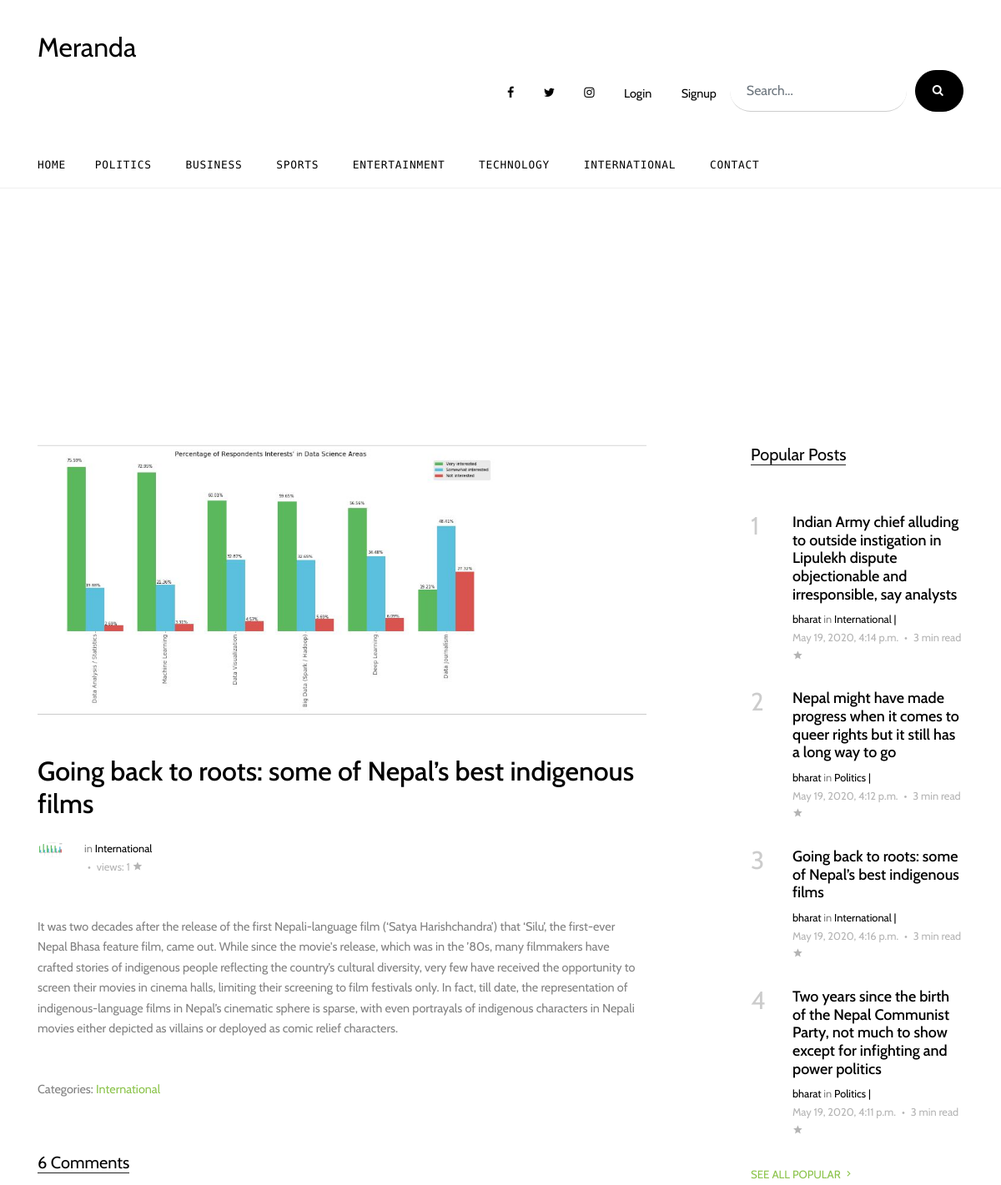
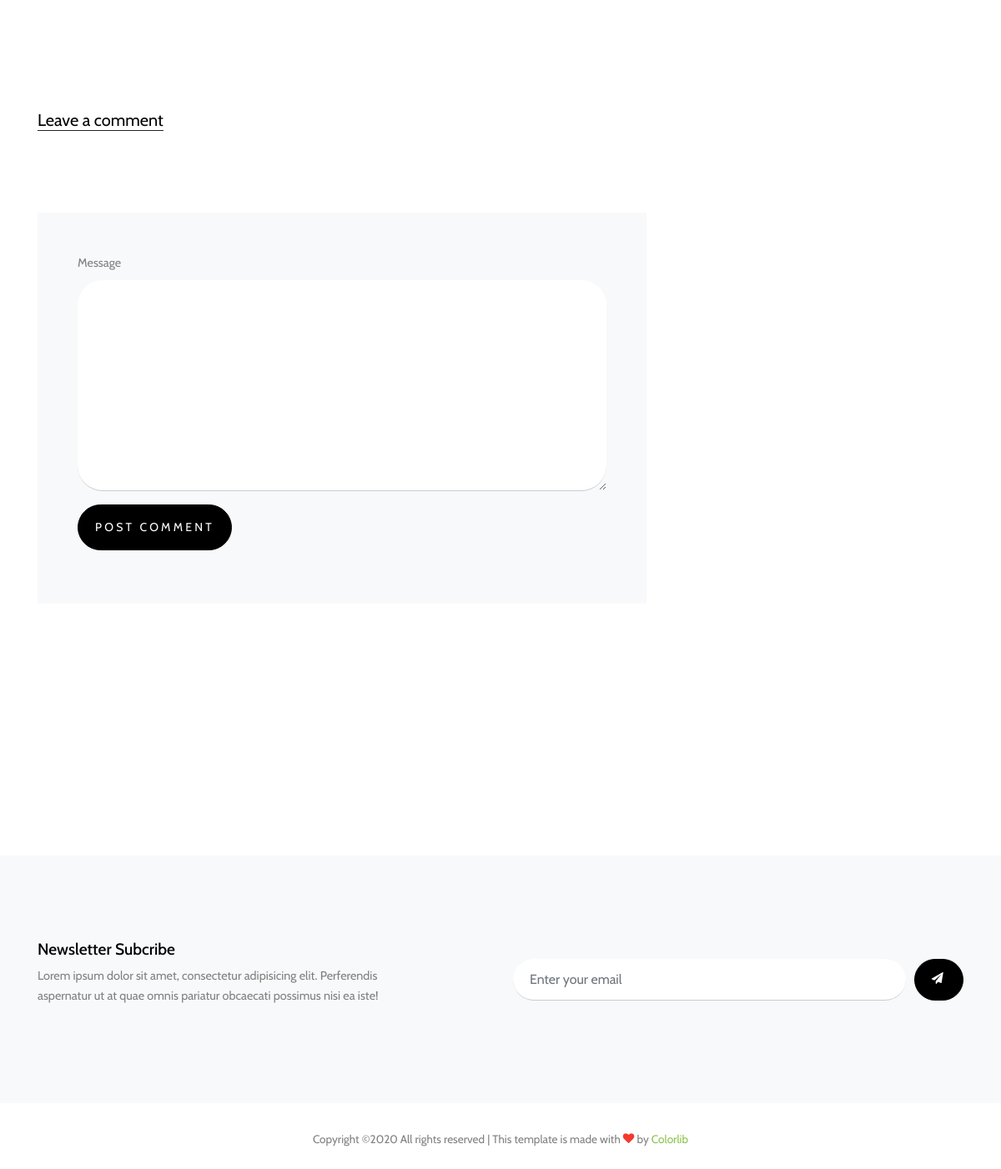
The app's page /news/4/going-back-to-roots-some-of-nepals-best-indigenous-films/ with its own data (2 pictures, top to bottom).
### news_app/models.py (models this page shows, shortened)
class Category(models.Model):
    title = models.CharField(max_length=30)
    class Meta:
        verbose_name_plural = "Categories"

class News(models.Model):
    title = models.CharField(max_length=255)
    content = models.TextField()
    count = models.IntegerField(default=0)
    slug = models.SlugField(max_length=255, null=True)
    category = models.ManyToManyField(Category, related_name="news_categoreis")
    author = models.ForeignKey(
        settings.AUTH_USER_MODEL,
        on_delete=models.CASCADE,
    )
    created_at = models.DateTimeField(auto_now_add=True)
    updated_at = models.DateTimeField(auto_now=True)
    cover_image = models.ImageField(upload_to="news", null=True)
    def get_absolute_url(self):
        return reverse("single_news", kwargs={"pk": self.pk, "slug": self.slug})

### account/models.py (models this page shows)
class User(AbstractUser):
    ROLES = (("0", "Admin"), ("1", "Journalist"), ("2", "Guest"))
    role = models.CharField(max_length=1, choices=ROLES, default="2")
    email = models.EmailField(verbose_name="email address", max_length=255, unique=True,)
    USERNAME_FIELD = "email"
    REQUIRED_FIELDS = "username", "role", "first_name", "last_name"
    def __str__(self):
        return self.username

### news_app/views.py (the view)
# urls.py: path("<pk>/<slug>/", views.NewsDetail.as_view(), name="single_news"),
class NewsDetail(DetailView):
    model = News
    template_name ="news/single_news.html"
    context_object_name = "detail_news"
    def get_context_data(self, **kwargs):
        context = super().get_context_data(**kwargs)
        self.object.count = self.object.count + 1
        self.object.save()
        context["popular_news"] = News.objects.order_by("-count")[:4]
        return context

### news_app/context_processor.py (called while the page is built)
def categories(request):
    category_list = Category.objects.all()
    return {"categories": category_list}

### templates/news/single_news.html (shortened to what this page needs)
{% extends 'partial/layout.html' %}
      {% block header %}
      {% include "partial/header.html" %}
      {% endblock header %}
      {% block nav %}
      {% include "partial/nav.html" %}
      {% endblock nav %}
     {% block news %}
     <div class="container">
        <div class="row">
          <div class="col-lg-8 single-content">
            <p class="mb-5">
              <img src="{{ detail_news.cover_image.url }}" alt="Image" class="img-fluid">
            </p>
            <h1 class="mb-4">
              {{ detail_news.title }}
            </h1>
            <div class="post-meta d-flex mb-5">
              <div class="bio-pic mr-3">
                <img src="{{ detail_news.cover_image.url }}" alt="Image" class="img-fluidid">
              </div>
              <div class="vcard">
                <span class="d-block"><a href="#">{{news.author}}</a> in <a href="#">
                 {% for category in detail_news.category.all  %}
                    <a href="{% url 'category_news' category_id=category.id %}">{{ category.title }}</a>
                    {% endfor %}
                </a></span>
                <span class="date-read">{{ news.created_at  }} <span class="mx-1">&bullet;</span> views: {{ detail_news.count }} <span class="icon-star2"></span></span>
              </div>
            </div>
            {{ detail_news.content }}
            <div class="pt-5">
                    <p>
                    Categories:
                    {% for category in detail_news.category.all  %}
                    <a href="{% url 'category_news' category_id=category.id %}">{{ category.title }}</a>
                    {% endfor %}
                    </p>
                  </div>
                       <div class="pt-5">
                    <div class="section-title">
                      <h2 class="mb-5">6 Comments</h2>
                    </div>
                    <div class="comment-form-wrap pt-5">
                      <div class="section-title">
                        <h2 class="mb-5">Leave a comment</h2>
                      </div>
                      <p id="not-login"> <p>
                      <form class="p-5 bg-light"  id="feedback-form">
                        <div class="form-group">
                          <label for="message">Message</label>
                          <textarea name="message" id="message" cols="30" rows="10" class="form-control"></textarea>
                        </div>
                        <div class="form-group">
                          <input type="submit" value="Post Comment" class="btn btn-primary py-3">
                        </div>
                      </form>
                    </div>
                  </div>
          </div>
          <div class="col-lg-3 ml-auto">
            <div class="section-title">
              <h2>Popular Posts</h2>
            </div>
            {% for news in popular_news %}
                {% if forloop.last %}
                    <div class="trend-entry d-flex pl-0">
                        <div class="number align-self-start">{{ forloop.counter }}</div>
                        <div class="trend-contents">
                            <h2><a href="blog-single.html">{{ news.title }}</a></h2>
                            <div class="post-meta">
                            <span class="d-block"><a href="#">{{ news.author }}</a> in <a href="#">
                           {% for category in news.category.all %}
                          {{ category.title  }} |
                        {% endfor %}
                            </a></span>
                            <span class="date-read">{{ news.created_at }} <span class="mx-1">&bullet;</span> 3 min read <span class="icon-star2"></span></span>
                            </div>
                        </div>
                    </div>
                {% else %}
                    <div class="trend-entry d-flex">
                        <div class="number align-self-start">{{ forloop.counter }}</div>
                        <div class="trend-contents">
                            <h2><a href="blog-single.html">{{ news.title  }}</a></h2>
                            <div class="post-meta">
                            <span class="d-block"><a href="#">{{ news.author }}</a> in <a href="#">
                             {% for category in news.category.all %}
                          {{ category.title  }} |
                        {% endfor %}
                            </a></span>
                            <span class="date-read">{{ news.created_at  }} <span class="mx-1">&bullet;</span> 3 min read <span class="icon-star2"></span></span>
                            </div>
                        </div>
                    </div>
                {% endif %}
            {% endfor %}
            <p>
              <a href="#" class="more">See All Popular <span class="icon-keyboard_arrow_right"></span></a>
            </p>
          </div>
        </div>
      </div>
     {% endblock news %}
    {% block footer %}
    {% include "partial/footer.html" %}
    {% endblock footer %}

### templates/partial/nav.html
{% load static %}
<div class="container">
        <div class="d-flex align-items-center">
          <div class="mr-auto">
            <nav class="site-navigation position-relative text-right" role="navigation">
              <ul class="site-menu main-menu js-clone-nav mr-auto d-none pl-0 d-lg-block">
                <li class="active">
                  <a href="{% url 'home' %}" class="nav-link text-left">Home</a>
                </li>
                {% for category in categories %}
                <li>
                  <a href="{% url 'category_news' category_id=category.id %}" class="nav-link text-left">{{ category.title }}</a>
                </li>
                {% endfor %}
                <li><a href="contact.html" class="nav-link text-left">Contact</a></li>
              </ul>
            </nav>
          </div>
        </div>
      </div>

### static/css/style.css (style rules this page uses)
html { overflow-x: hidden; }
body { line-height: 1.7; color: gray; font-weight: 300; font-size: .9rem; }
a { -webkit-transition: .3s all ease; -o-transition: .3s all ease; transition: .3s all ease; }
h1, h2, h3, h4, h5, .h1, .h2, .h3, .h4, .h5 { font-family: "Cabin", -apple-system, BlinkMacSystemFont, "Segoe UI", Roboto, "Helvetica Neue", Arial, sans-serif, "Apple Color Emoji", "Segoe UI Emoji", "Segoe UI Symbol", "Noto Color Emoji"; }
.site-navbar .site-navigation .site-menu { margin-left: 0; padding-left: 0; margin-bottom: 0; }
.site-navbar .site-navigation .site-menu .active > a { color: #000; display: inline-block; padding-left: 10px; padding-right: 10px; }
.site-navbar .site-navigation .site-menu a { text-decoration: none !important; display: inline-block; }
.site-navbar .site-navigation .site-menu > li { display: inline-block; }
.site-navbar .site-navigation .site-menu > li:first-child > a { padding-left: 0; }
.site-navbar .site-navigation .site-menu > li > a { text-transform: uppercase; font-size: .8rem; letter-spacing: .05rem; font-weight: 400; display: inline-block; text-decoration: none !important; color: #000; }
.site-mobile-menu .site-nav-wrap { padding: 0; margin: 0; list-style: none; position: relative; }
.site-mobile-menu .site-nav-wrap a { padding: 10px 20px; display: block; position: relative; color: #212529; }
.site-mobile-menu .site-nav-wrap li { position: relative; display: block; }
.site-mobile-menu .site-nav-wrap li.active > a { color: #8bc34a !important; }
.site-mobile-menu .site-nav-wrap > li { display: block; position: relative; float: left; width: 100%; }
.site-mobile-menu .site-nav-wrap > li > a { padding-left: 20px; font-size: 20px; }
.sticky-wrapper .site-navbar .site-menu > li { display: inline-block; }
.sticky-wrapper .site-navbar .site-menu > li.active > a { color: #000; }
.section-title { color: #000; margin-bottom: 50px; }
.section-title h2 { font-size: 20px; font-weight: 400; border-bottom: 1px solid #222; position: relative; display: inline-block; }
.section-title h2:before { position: absolute; content: ""; height: 1px; background: #777; }
.btn { text-transform: uppercase; font-size: 14px; letter-spacing: .2rem; font-family: "Cabin", -apple-system, BlinkMacSystemFont, "Segoe UI", Roboto, "Helvetica Neue", Arial, sans-serif, "Apple Color Emoji", "Segoe UI Emoji", "Segoe UI Symbol", "Noto Color Emoji"; }
.comment-form-wrap { clear: both; }
.post-meta { font-size: .8rem; }
.post-meta a { color: #000; }
.bio-pic { -webkit-box-flex: 0; -ms-flex: 0 0 40px; flex: 0 0 40px; }
.bio-pic img { max-width: 100%; border-radius: 50%; }
.date-read { color: #b4b4b4; }
.trend-entry { margin-bottom: 30px; }
.trend-entry .number { -webkit-box-flex: 0; -ms-flex: 0 0 50px; flex: 0 0 50px; font-size: 30px; line-height: 1; color: #ccc; }
.trend-entry .trend-contents h2 { font-size: 18px; }
.trend-entry .trend-contents h2 a { color: #000; }
.more { color: #8bc34a; text-transform: uppercase; font-size: .83rem; }
.form-control { margin-right: 10px; height: 50px; padding-left: 20px; padding-right: 20px; border-radius: 30px; border: none; background: #fff; border-bottom: 1px solid transparent; border-bottom: 1px solid #ccc; }
.btn { border-radius: 30px; background: #000; padding-left: 20px; padding-right: 20px; border-color: #000; color: #fff; }
.single-content h1 { font-size: 2rem; color: #000; }
.single-content { font-size: .9rem; }

### records on screen
Category: title "POLITICS", title "Politics"
Category: title "BUSINESS"
Category: title "SPORTS"
Category: title "ENTERTAINMENT"
Category: title "TECHNOLOGY"
Category: title "INTERNATIONAL", title "International"
News: cover_image (picture), title "Going back to roots: some of Nepal’s best indigenous films", count "1", content "It was two decades after the release of the first Nepali-language film (‘Satya Harishchandra’) that ‘Silu’, the first-ever Nepal Bhasa feature film, came out. While since the movie's release, which was in the ’80s, many filmmakers have crafted stories of indigenous people reflecting the country’s cultural diversity, very few have received the opportunity to screen their movies in cinema halls, limiting their screening to film festivals only. In fact, till date, the representation of indigenous-language films in Nepal’s cinematic sphere is sparse, with even portrayals of indigenous characters in Nepali movies either depicted as villains or deployed as comic relief characters.", author "bharat", created_at "May 19, 2020, 4:16 p.m."
News: title "Indian Army chief alluding to outside instigation in Lipulekh dispute objectionable and irresponsible, say analysts", author "bharat", created_at "May 19, 2020, 4:14 p.m."
News: title "Nepal might have made progress when it comes to queer rights but it still has a long way to go", author "bharat", created_at "May 19, 2020, 4:12 p.m."
News: title "Two years since the birth of the Nepal Communist Party, not much to show except for infighting and power politics", author "bharat", created_at "May 19, 2020, 4:11 p.m."
